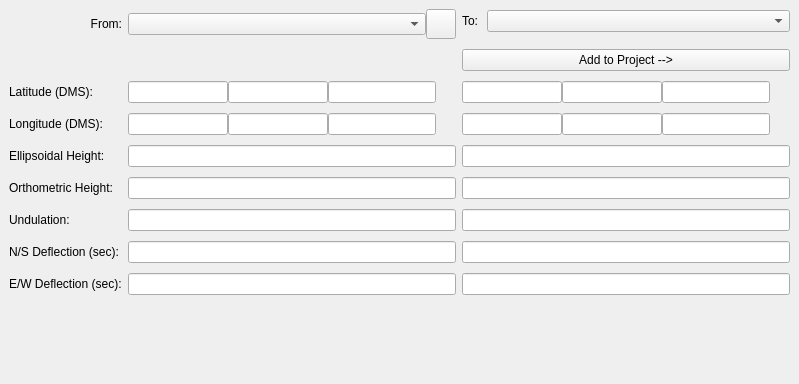
          <widget class="QFrame" name="frameData">
           <property name="sizePolicy">
            <sizepolicy hsizetype="Preferred" vsizetype="Preferred">
             <horstretch>0</horstretch>
             <verstretch>0</verstretch>
            </sizepolicy>
           </property>
           <property name="minimumSize">
            <size>
             <width>0</width>
             <height>0</height>
            </size>
           </property>
           <property name="maximumSize">
            <size>
             <width>16777215</width>
             <height>16777215</height>
            </size>
           </property>
           <property name="frameShape">
            <enum>QFrame::NoFrame</enum>
           </property>
           <property name="frameShadow">
            <enum>QFrame::Plain</enum>
           </property>
           <property name="lineWidth">
            <number>1</number>
           </property>
           <property name="midLineWidth">
            <number>0</number>
           </property>
           <layout class="QGridLayout" name="gridLayout_3" rowstretch="0,0,0,0,0,0,0,0,0,0,0,0">
            <property name="leftMargin">
             <number>9</number>
            </property>
            <property name="topMargin">
             <number>9</number>
            </property>
            <property name="rightMargin">
             <number>9</number>
            </property>
            <property name="bottomMargin">
             <number>9</number>
            </property>
            <property name="horizontalSpacing">
             <number>6</number>
            </property>
            <property name="verticalSpacing">
             <number>10</number>
            </property>
            <item row="2" column="4">
             <widget class="QFrame" name="latToFrame">
              <property name="sizePolicy">
               <sizepolicy hsizetype="Preferred" vsizetype="Fixed">
                <horstretch>0</horstretch>
                <verstretch>0</verstretch>
               </sizepolicy>
              </property>
              <property name="minimumSize">
               <size>
                <width>175</width>
                <height>0</height>
               </size>
              </property>
              <property name="frameShape">
               <enum>QFrame::NoFrame</enum>
              </property>
              <property name="frameShadow">
               <enum>QFrame::Plain</enum>
              </property>
              <property name="lineWidth">
               <number>0</number>
              </property>
              <layout class="QGridLayout" name="gridLayout_9" rowstretch="0,0">
               <property name="leftMargin">
                <number>0</number>
               </property>
               <property name="topMargin">
                <number>0</number>
               </property>
               <property name="rightMargin">
                <number>0</number>
               </property>
               <property name="bottomMargin">
                <number>0</number>
               </property>
               <property name="spacing">
                <number>0</number>
               </property>
               <item row="1" column="4">
                <widget class="QLabel" name="toLatDir">
                 <property name="sizePolicy">
                  <sizepolicy hsizetype="Fixed" vsizetype="Preferred">
                   <horstretch>0</horstretch>
                   <verstretch>0</verstretch>
                  </sizepolicy>
                 </property>
                 <property name="minimumSize">
                  <size>
                   <width>20</width>
                   <height>0</height>
                  </size>
                 </property>
                 <property name="maximumSize">
                  <size>
                   <width>20</width>
                   <height>16777215</height>
                  </size>
                 </property>
                 <property name="text">
                  <string/>
                 </property>
                 <property name="alignment">
                  <set>Qt::AlignCenter</set>
                 </property>
                </widget>
               </item>
               <item row="1" column="3">
                <widget class="QLineEdit" name="toLatS">
                 <property name="sizePolicy">
                  <sizepolicy hsizetype="Expanding" vsizetype="Fixed">
                   <horstretch>0</horstretch>
                   <verstretch>0</verstretch>
                  </sizepolicy>
                 </property>
                 <property name="focusPolicy">
                  <enum>Qt::NoFocus</enum>
                 </property>
                 <property name="readOnly">
                  <bool>true</bool>
                 </property>
                </widget>
               </item>
               <item row="1" column="0">
                <widget class="QLineEdit" name="toLatD">
                 <property name="sizePolicy">
                  <sizepolicy hsizetype="Expanding" vsizetype="Fixed">
                   <horstretch>0</horstretch>
                   <verstretch>0</verstretch>
                  </sizepolicy>
                 </property>
                 <property name="maximumSize">
                  <size>
                   <width>100</width>
                   <height>16777215</height>
                  </size>
                 </property>
                 <property name="focusPolicy">
                  <enum>Qt::NoFocus</enum>
                 </property>
                 <property name="readOnly">
                  <bool>true</bool>
                 </property>
                </widget>
               </item>
               <item row="1" column="1">
                <widget class="QLineEdit" name="toLatM">
                 <property name="sizePolicy">
                  <sizepolicy hsizetype="Expanding" vsizetype="Fixed">
                   <horstretch>0</horstretch>
                   <verstretch>0</verstretch>
                  </sizepolicy>
                 </property>
                 <property name="maximumSize">
                  <size>
                   <width>100</width>
                   <height>16777215</height>
                  </size>
                 </property>
                 <property name="focusPolicy">
                  <enum>Qt::NoFocus</enum>
                 </property>
                 <property name="readOnly">
                  <bool>true</bool>
                 </property>
                </widget>
               </item>
              </layout>
             </widget>
            </item>
            <item row="3" column="2">
             <widget class="QFrame" name="lonFromFrame">
              <property name="sizePolicy">
               <sizepolicy hsizetype="Preferred" vsizetype="Fixed">
                <horstretch>0</horstretch>
                <verstretch>0</verstretch>
               </sizepolicy>
              </property>
              <property name="minimumSize">
               <size>
                <width>175</width>
                <height>0</height>
               </size>
              </property>
              <property name="frameShape">
               <enum>QFrame::NoFrame</enum>
              </property>
              <property name="frameShadow">
               <enum>QFrame::Plain</enum>
              </property>
              <property name="lineWidth">
               <number>0</number>
              </property>
              <layout class="QGridLayout" name="gridLayout_10">
               <property name="leftMargin">
                <number>0</number>
               </property>
               <property name="topMargin">
                <number>0</number>
               </property>
               <property name="rightMargin">
                <number>0</number>
               </property>
               <property name="bottomMargin">
                <number>0</number>
               </property>
               <property name="spacing">
                <number>0</number>
               </property>
               <item row="0" column="3">
                <widget class="QLabel" name="fromLonDir">
                 <property name="sizePolicy">
                  <sizepolicy hsizetype="Fixed" vsizetype="Preferred">
                   <horstretch>0</horstretch>
                   <verstretch>0</verstretch>
                  </sizepolicy>
                 </property>
                 <property name="minimumSize">
                  <size>
                   <width>20</width>
                   <height>0</height>
                  </size>
                 </property>
                 <property name="maximumSize">
                  <size>
                   <width>20</width>
                   <height>16777215</height>
                  </size>
                 </property>
                 <property name="text">
                  <string/>
                 </property>
                 <property name="alignment">
                  <set>Qt::AlignCenter</set>
                 </property>
                </widget>
               </item>
               <item row="0" column="0">
                <widget class="QLineEdit" name="fromLonD">
                 <property name="sizePolicy">
                  <sizepolicy hsizetype="Expanding" vsizetype="Fixed">
                   <horstretch>0</horstretch>
                   <verstretch>0</verstretch>
                  </sizepolicy>
                 </property>
                 <property name="maximumSize">
                  <size>
                   <width>100</width>
                   <height>16777215</height>
                  </size>
                 </property>
                 <property name="focusPolicy">
                  <enum>Qt::NoFocus</enum>
                 </property>
                 <property name="text">
                  <string/>
                 </property>
                 <property name="readOnly">
                  <bool>true</bool>
                 </property>
                </widget>
               </item>
               <item row="0" column="1">
                <widget class="QLineEdit" name="fromLonM">
                 <property name="sizePolicy">
                  <sizepolicy hsizetype="Expanding" vsizetype="Fixed">
                   <horstretch>0</horstretch>
                   <verstretch>0</verstretch>
                  </sizepolicy>
                 </property>
                 <property name="maximumSize">
                  <size>
                   <width>100</width>
                   <height>16777215</height>
                  </size>
                 </property>
                 <property name="focusPolicy">
                  <enum>Qt::NoFocus</enum>
                 </property>
                 <property name="readOnly">
                  <bool>true</bool>
                 </property>
                </widget>
               </item>
               <item row="0" column="2">
                <widget class="QLineEdit" name="fromLonS">
                 <property name="sizePolicy">
                  <sizepolicy hsizetype="Expanding" vsizetype="Fixed">
                   <horstretch>0</horstretch>
                   <verstretch>0</verstretch>
                  </sizepolicy>
                 </property>
                 <property name="focusPolicy">
                  <enum>Qt::NoFocus</enum>
                 </property>
                 <property name="readOnly">
                  <bool>true</bool>
                 </property>
                </widget>
               </item>
              </layout>
             </widget>
            </item>
            <item row="3" column="0">
             <widget class="QLabel" name="labelLongitude">
              <property name="text">
               <string>Longitude (DMS): </string>
              </property>
             </widget>
            </item>
            <item row="4" column="0">
             <widget class="QLabel" name="labelEllipsodialHeight">
              <property name="text">
               <string>Ellipsoidal Height:</string>
              </property>
             </widget>
            </item>
            <item row="0" column="0">
             <widget class="QLabel" name="label_27">
              <property name="text">
               <string>From:</string>
              </property>
              <property name="alignment">
               <set>Qt::AlignRight|Qt::AlignTrailing|Qt::AlignVCenter</set>
              </property>
              <property name="margin">
               <number>6</number>
              </property>
             </widget>
            </item>
            <item row="5" column="4">
             <widget class="QLineEdit" name="toOrthoHt">
              <property name="focusPolicy">
               <enum>Qt::NoFocus</enum>
              </property>
              <property name="readOnly">
               <bool>true</bool>
              </property>
             </widget>
            </item>
            <item row="5" column="2">
             <widget class="QLineEdit" name="fromOrthoHt">
              <property name="focusPolicy">
               <enum>Qt::NoFocus</enum>
              </property>
              <property name="readOnly">
               <bool>true</bool>
              </property>
             </widget>
            </item>
            <item row="8" column="0">
             <widget class="QLabel" name="EWDeflection">
              <property name="text">
               <string>E/W Deflection (sec):</string>
              </property>
             </widget>
            </item>
            <item row="11" column="2">
             <spacer name="verticalSpacer_2">
              <property name="orientation">
               <enum>Qt::Vertical</enum>
              </property>
              <property name="sizeType">
               <enum>QSizePolicy::Preferred</enum>
              </property>
              <property name="sizeHint" stdset="0">
               <size>
                <width>0</width>
                <height>40</height>
               </size>
              </property>
             </spacer>
            </item>
            <item row="6" column="4">
             <widget class="QLineEdit" name="toUnd">
              <property name="focusPolicy">
               <enum>Qt::NoFocus</enum>
              </property>
              <property name="readOnly">
               <bool>true</bool>
              </property>
             </widget>
            </item>
            <item row="1" column="0">
             <spacer name="verticalSpacer_3">
              <property name="orientation">
               <enum>Qt::Vertical</enum>
              </property>
              <property name="sizeType">
               <enum>QSizePolicy::Fixed</enum>
              </property>
              <property name="sizeHint" stdset="0">
               <size>
                <width>100</width>
                <height>13</height>
               </size>
              </property>
             </spacer>
            </item>
            <item row="0" column="4">
             <widget class="QFrame" name="frame_8">
              <property name="sizePolicy">
               <sizepolicy hsizetype="Preferred" vsizetype="Fixed">
                <horstretch>0</horstretch>
                <verstretch>0</verstretch>
               </sizepolicy>
              </property>
              <property name="frameShape">
               <enum>QFrame::NoFrame</enum>
              </property>
              <property name="frameShadow">
               <enum>QFrame::Plain</enum>
              </property>
              <layout class="QGridLayout" name="gridLayout_12">
               <property name="leftMargin">
                <number>0</number>
               </property>
               <property name="topMargin">
                <number>0</number>
               </property>
               <property name="rightMargin">
                <number>0</number>
               </property>
               <property name="bottomMargin">
                <number>5</number>
               </property>
               <property name="spacing">
                <number>0</number>
               </property>
               <item row="0" column="0">
                <widget class="QLabel" name="labelTo">
                 <property name="minimumSize">
                  <size>
                   <width>25</width>
                   <height>0</height>
                  </size>
                 </property>
                 <property name="maximumSize">
                  <size>
                   <width>25</width>
                   <height>16777215</height>
                  </size>
                 </property>
                 <property name="text">
                  <string>To:</string>
                 </property>
                </widget>
               </item>
               <item row="0" column="1">
                <widget class="QComboBox" name="comboBoxTo"/>
               </item>
              </layout>
             </widget>
            </item>
            <item row="6" column="2">
             <widget class="QLineEdit" name="fromUnd">
              <property name="focusPolicy">
               <enum>Qt::NoFocus</enum>
              </property>
              <property name="readOnly">
               <bool>true</bool>
              </property>
             </widget>
            </item>
            <item row="7" column="2">
             <widget class="QLineEdit" name="fromNSDefl">
              <property name="focusPolicy">
               <enum>Qt::NoFocus</enum>
              </property>
              <property name="readOnly">
               <bool>true</bool>
              </property>
             </widget>
            </item>
            <item row="4" column="2">
             <widget class="QLineEdit" name="fromEllipHt">
              <property name="focusPolicy">
               <enum>Qt::NoFocus</enum>
              </property>
              <property name="readOnly">
               <bool>true</bool>
              </property>
             </widget>
            </item>
            <item row="2" column="2">
             <widget class="QFrame" name="latFromFrame">
              <property name="sizePolicy">
               <sizepolicy hsizetype="Preferred" vsizetype="Fixed">
                <horstretch>0</horstretch>
                <verstretch>0</verstretch>
               </sizepolicy>
              </property>
              <property name="minimumSize">
               <size>
                <width>175</width>
                <height>0</height>
               </size>
              </property>
              <property name="frameShape">
               <enum>QFrame::NoFrame</enum>
              </property>
              <property name="frameShadow">
               <enum>QFrame::Plain</enum>
              </property>
              <property name="lineWidth">
               <number>0</number>
              </property>
              <layout class="QGridLayout" name="gridLayout_8">
               <property name="leftMargin">
                <number>0</number>
               </property>
               <property name="topMargin">
                <number>0</number>
               </property>
               <property name="rightMargin">
                <number>0</number>
               </property>
               <property name="bottomMargin">
                <number>0</number>
               </property>
               <property name="spacing">
                <number>0</number>
               </property>
               <item row="0" column="3">
                <widget class="QLabel" name="fromLatDir">
                 <property name="sizePolicy">
                  <sizepolicy hsizetype="Fixed" vsizetype="Preferred">
                   <horstretch>0</horstretch>
                   <verstretch>0</verstretch>
                  </sizepolicy>
                 </property>
                 <property name="minimumSize">
                  <size>
                   <width>20</width>
                   <height>0</height>
                  </size>
                 </property>
                 <property name="maximumSize">
                  <size>
                   <width>20</width>
                   <height>16777215</height>
                  </size>
                 </property>
                 <property name="text">
                  <string/>
                 </property>
                 <property name="alignment">
                  <set>Qt::AlignCenter</set>
                 </property>
                </widget>
               </item>
               <item row="0" column="1">
                <widget class="QLineEdit" name="fromLatM">
                 <property name="enabled">
                  <bool>true</bool>
                 </property>
                 <property name="sizePolicy">
                  <sizepolicy hsizetype="Expanding" vsizetype="Fixed">
                   <horstretch>0</horstretch>
                   <verstretch>0</verstretch>
                  </sizepolicy>
                 </property>
                 <property name="maximumSize">
                  <size>
                   <width>100</width>
                   <height>16777215</height>
                  </size>
                 </property>
                 <property name="focusPolicy">
                  <enum>Qt::NoFocus</enum>
                 </property>
                 <property name="readOnly">
                  <bool>true</bool>
                 </property>
                </widget>
               </item>
               <item row="0" column="0">
                <widget class="QLineEdit" name="fromLatD">
                 <property name="enabled">
                  <bool>true</bool>
                 </property>
                 <property name="sizePolicy">
                  <sizepolicy hsizetype="Expanding" vsizetype="Fixed">
                   <horstretch>0</horstretch>
                   <verstretch>0</verstretch>
                  </sizepolicy>
                 </property>
                 <property name="maximumSize">
                  <size>
                   <width>100</width>
                   <height>16777215</height>
                  </size>
                 </property>
                 <property name="focusPolicy">
                  <enum>Qt::NoFocus</enum>
                 </property>
                 <property name="readOnly">
                  <bool>true</bool>
                 </property>
                </widget>
               </item>
               <item row="0" column="2">
                <widget class="QLineEdit" name="fromLatS">
                 <property name="focusPolicy">
                  <enum>Qt::NoFocus</enum>
                 </property>
                 <property name="readOnly">
                  <bool>true</bool>
                 </property>
                </widget>
               </item>
              </layout>
             </widget>
            </item>
            <item row="8" column="2">
             <widget class="QLineEdit" name="fromEWDefl">
              <property name="focusPolicy">
               <enum>Qt::NoFocus</enum>
              </property>
              <property name="readOnly">
               <bool>true</bool>
              </property>
             </widget>
            </item>
            <item row="8" column="4">
             <widget class="QLineEdit" name="toEWDefl">
              <property name="focusPolicy">
               <enum>Qt::NoFocus</enum>
              </property>
              <property name="readOnly">
               <bool>true</bool>
              </property>
             </widget>
            </item>
            <item row="7" column="4">
             <widget class="QLineEdit" name="toNSDefl">
              <property name="focusPolicy">
               <enum>Qt::NoFocus</enum>
              </property>
              <property name="readOnly">
               <bool>true</bool>
              </property>
             </widget>
            </item>
            <item row="6" column="0">
             <widget class="QLabel" name="Undulation">
              <property name="text">
               <string>Undulation:</string>
              </property>
             </widget>
            </item>
            <item row="4" column="4">
             <widget class="QLineEdit" name="toEllipHt">
              <property name="focusPolicy">
               <enum>Qt::NoFocus</enum>
              </property>
              <property name="readOnly">
               <bool>true</bool>
              </property>
             </widget>
            </item>
            <item row="5" column="0">
             <widget class="QLabel" name="OrthometricHeight">
              <property name="text">
               <string>Orthometric Height:</string>
              </property>
             </widget>
            </item>
            <item row="2" column="0">
             <widget class="QLabel" name="labelLatitude">
              <property name="text">
               <string>Latitude (DMS):</string>
              </property>
             </widget>
            </item>
            <item row="7" column="0">
             <widget class="QLabel" name="NSDeflection">
              <property name="text">
               <string>N/S Deflection (sec):</string>
              </property>
             </widget>
            </item>
            <item row="3" column="4">
             <widget class="QFrame" name="lonToFrame">
              <property name="sizePolicy">
               <sizepolicy hsizetype="Preferred" vsizetype="Fixed">
                <horstretch>0</horstretch>
                <verstretch>0</verstretch>
               </sizepolicy>
              </property>
              <property name="minimumSize">
               <size>
                <width>175</width>
                <height>0</height>
               </size>
              </property>
              <property name="frameShape">
               <enum>QFrame::NoFrame</enum>
              </property>
              <property name="frameShadow">
               <enum>QFrame::Plain</enum>
              </property>
              <property name="lineWidth">
               <number>0</number>
              </property>
              <layout class="QGridLayout" name="gridLayout_11" rowstretch="0">
               <property name="leftMargin">
                <number>0</number>
               </property>
               <property name="topMargin">
                <number>0</number>
               </property>
               <property name="rightMargin">
                <number>0</number>
               </property>
               <property name="bottomMargin">
                <number>0</number>
               </property>
               <property name="spacing">
                <number>0</number>
               </property>
               <item row="0" column="3">
                <widget class="QLabel" name="toLonDir">
                 <property name="sizePolicy">
                  <sizepolicy hsizetype="Fixed" vsizetype="Preferred">
                   <horstretch>0</horstretch>
                   <verstretch>0</verstretch>
                  </sizepolicy>
                 </property>
                 <property name="minimumSize">
                  <size>
                   <width>20</width>
                   <height>0</height>
                  </size>
                 </property>
                 <property name="maximumSize">
                  <size>
                   <width>20</width>
                   <height>16777215</height>
                  </size>
                 </property>
                 <property name="text">
                  <string/>
                 </property>
                 <property name="alignment">
                  <set>Qt::AlignCenter</set>
                 </property>
                </widget>
               </item>
               <item row="0" column="2">
                <widget class="QLineEdit" name="toLonS">
                 <property name="sizePolicy">
                  <sizepolicy hsizetype="Expanding" vsizetype="Fixed">
                   <horstretch>0</horstretch>
                   <verstretch>0</verstretch>
                  </sizepolicy>
                 </property>
                 <property name="focusPolicy">
                  <enum>Qt::NoFocus</enum>
                 </property>
                 <property name="readOnly">
                  <bool>true</bool>
                 </property>
                </widget>
               </item>
               <item row="0" column="1">
                <widget class="QLineEdit" name="toLonM">
                 <property name="sizePolicy">
                  <sizepolicy hsizetype="Expanding" vsizetype="Fixed">
                   <horstretch>0</horstretch>
                   <verstretch>0</verstretch>
                  </sizepolicy>
                 </property>
                 <property name="maximumSize">
                  <size>
                   <width>100</width>
                   <height>16777215</height>
                  </size>
                 </property>
                 <property name="focusPolicy">
                  <enum>Qt::NoFocus</enum>
                 </property>
                </widget>
               </item>
               <item row="0" column="0">
                <widget class="QLineEdit" name="toLonD">
                 <property name="sizePolicy">
                  <sizepolicy hsizetype="Expanding" vsizetype="Fixed">
                   <horstretch>0</horstretch>
                   <verstretch>0</verstretch>
                  </sizepolicy>
                 </property>
                 <property name="maximumSize">
                  <size>
                   <width>100</width>
                   <height>16777215</height>
                  </size>
                 </property>
                 <property name="focusPolicy">
                  <enum>Qt::NoFocus</enum>
                 </property>
                 <property name="readOnly">
                  <bool>true</bool>
                 </property>
                </widget>
               </item>
              </layout>
             </widget>
            </item>
            <item row="1" column="4">
             <widget class="QPushButton" name="btnPairAdd">
              <property name="text">
               <string>Add to Project --&gt;</string>
              </property>
              <property name="shortcut">
               <string>Ctrl+A</string>
              </property>
             </widget>
            </item>
            <item row="0" column="2">
             <widget class="QFrame" name="frame_7">
              <property name="sizePolicy">
               <sizepolicy hsizetype="Preferred" vsizetype="Fixed">
                <horstretch>0</horstretch>
                <verstretch>0</verstretch>
               </sizepolicy>
              </property>
              <property name="frameShape">
               <enum>QFrame::NoFrame</enum>
              </property>
              <property name="frameShadow">
               <enum>QFrame::Plain</enum>
              </property>
              <layout class="QGridLayout" name="gridLayout">
               <property name="leftMargin">
                <number>0</number>
               </property>
               <property name="topMargin">
                <number>0</number>
               </property>
               <property name="rightMargin">
                <number>0</number>
               </property>
               <property name="bottomMargin">
                <number>0</number>
               </property>
               <property name="spacing">
                <number>0</number>
               </property>
               <item row="0" column="1">
                <widget class="QPushButton" name="btnSwapFromTo">
                 <property name="minimumSize">
                  <size>
                   <width>30</width>
                   <height>30</height>
                  </size>
                 </property>
                 <property name="maximumSize">
                  <size>
                   <width>30</width>
                   <height>16777215</height>
                  </size>
                 </property>
                 <property name="focusPolicy">
                  <enum>Qt::TabFocus</enum>
                 </property>
                 <property name="text">
                  <string/>
                 </property>
                 <property name="icon">
                  <iconset resource="../../resources/resources.qrc">
                   <normaloff>:/guiIcons/swap_icon.png</normaloff>:/guiIcons/swap_icon.png</iconset>
                 </property>
                 <property name="iconSize">
                  <size>
                   <width>16</width>
                   <height>16</height>
                  </size>
                 </property>
                </widget>
               </item>
               <item row="0" column="0">
                <widget class="QComboBox" name="comboBoxFrom">
                 <property name="insertPolicy">
                  <enum>QComboBox::InsertAtCurrent</enum>
                 </property>
                </widget>
               </item>
              </layout>
             </widget>
            </item>
            <item row="10" column="2">
             <spacer name="verticalSpacer_4">
              <property name="orientation">
               <enum>Qt::Vertical</enum>
              </property>
              <property name="sizeHint" stdset="0">
               <size>
                <width>20</width>
                <height>40</height>
               </size>
              </property>
             </spacer>
            </item>
           </layout>
          </widget>
